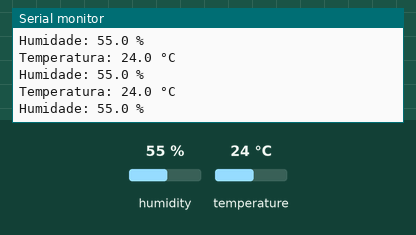
A sketch run on a simulated ESP32. Shown: the last lines printed to the serial monitor. The test bench sets the inputs (shaded band); at power-on: humidity 55 %, temperature 24 °C.

Above: at 3.8 s.
3.9 s: humidity set to 22 %
At 6.5 s:
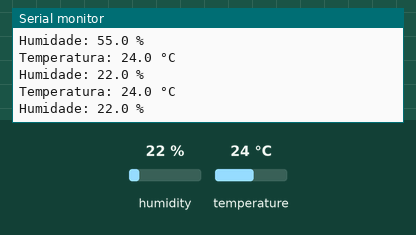
6.7 s: temperature set to 12 °C
At 8.4 s:
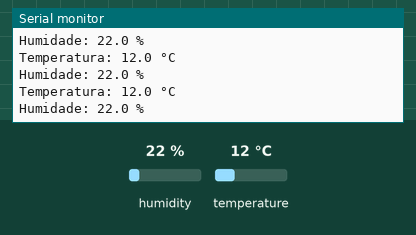
9.5 s: humidity set to 40 %
At 12.0 s:
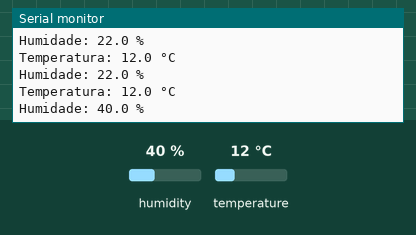
Timing chart, 0 to 13.5 s (numbered marks = the images above; inputs shaded):
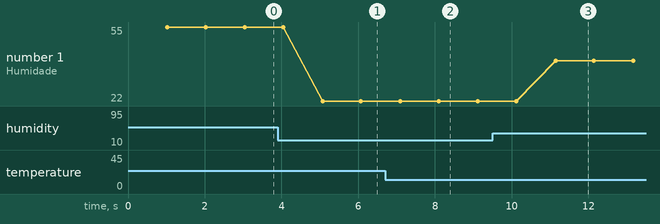

Measured:
- after the input at 3.9 s, the serial monitor: prints a new line after 1.2 s (image 1)
- after the input at 6.7 s, the serial monitor: prints a new line after 0.39 s (image 2)
- after the input at 9.5 s, the serial monitor: prints a new line after 1.6 s (image 3)
- plotted number 1: 55 → 22 after the input at 3.9 s, 22 → 40 after the input at 9.5 s

The sketch:

006_sensorDHT.ino
```cpp
#include <DHT.h>

#define DHTPIN 4
#define DHTTYPE DHT11

DHT dht(DHTPIN, DHTTYPE);

void setup() {
  Serial.begin(115200);
  dht.begin();


}

void loop() {
  delay(1000);
  float h = dht.readHumidity();
  float t = dht.readTemperature();

  Serial.printf("Temperatura: %.1f °C\n", t);

  Serial.printf("Humidade: %.1f %\n", h);

}
```
